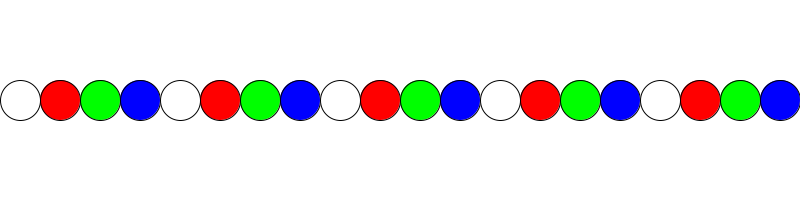
Frame 1 (no input)
Frame 60 (the mouse pressed at the canvas centre just before this capture): identical to frame 1, image omitted
Frame 120 (the mouse held since frame 60 and released just before this capture): identical to frame 1, image omitted

The Processing sketch that drew this single still picture (run headless with seeded random() and noise(); from frame 60 on, the mouse is pressed at the canvas centre):

// Processing sketch: basic_LineBoard
// ── basic_LineBoard.pde
//basic_LineBoard
//draw line board
//2022/06/13
//1-4-45 Taiyu Honma

int[] array = new int[20];
void setup()
{
  size(800,200);
  for(int i=0;i<20;i++){
    array[i] = i;
  }
}

void draw(){
  background(255);
    for(int i=0;i<20;i++){
    fill(getColor(array[i]));
    ellipse(20+40*(i),100,40,40);
  }
}
void mousePressed(){
  for(int i=0;i<20;i++){
    if(dist(20+40*(i),100,mouseX,mouseY) < 20){
      array[i] = array[i] +  1;
    };
  }
}

color getColor(int n){
  switch(n%4){
    case 0:
      return color(255);
    case 1:
      return color(255,0,0);
    case 2:
      return color(0,255,0);
    case 3:
      return color(0,0,255);
  }
  return color(255,255,0);
}
